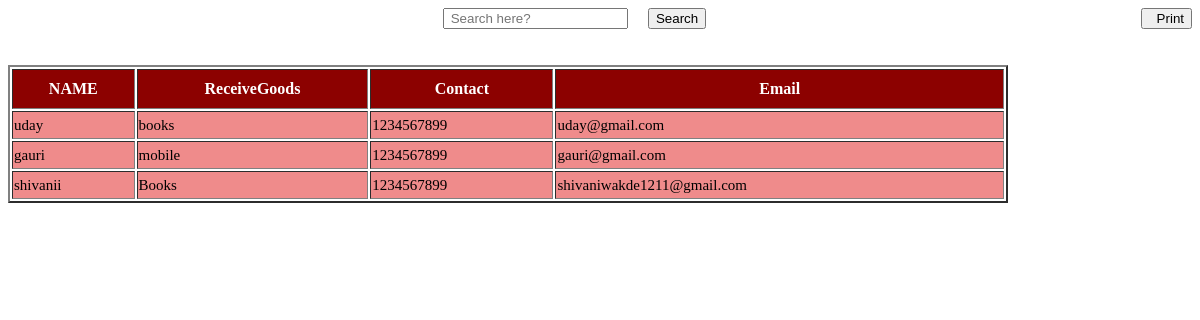
Page /donatedetailsdemo.php on the committed database.
### tables this page shows
CREATE TABLE `ngologin` (
  `Name` text NOT NULL,
  `ReceiveGoods` text NOT NULL,
  `Password` text NOT NULL
);

CREATE TABLE `ngosignin` (
  `NGOName` text NOT NULL,
  `Contact` int(10) NOT NULL,
  `Email` text NOT NULL,
  `Location` text NOT NULL,
  `Password` text NOT NULL,
  `ConfirmPassword` text NOT NULL
);

### donatedetailsdemo.php (the view, shortened to what this page needs)
<?php
if(isset($_POST['search']))
{
    $valueToSearch = $_POST['valueToSearch'];
    $query = "SELECT * FROM ngologin JOIN ngosignin ON ngologin.Name = ngosignin.NGOName WHERE CONCAT(Name,ReceiveGoods,Contact,Email,) LIKE '%".$valueToSearch."%'";
    $search_result = filterTable($query);
}
 else {
    $query = "SELECT * FROM  ngologin JOIN ngosignin ON ngologin.Name = ngosignin.NGOName";
    $search_result = filterTable($query);
}
function filterTable($query)
{
    $connect =mysqli_connect("localhost", "root", "", "ipfinal");
    $filter_Result = mysqli_query($connect, $query);
    return $filter_Result;
}
?>
<html>
<head>
  </head>
<body>
        <form action="datareport.php" method="post">
    <center>
          <div class="no-print">
            <input type="text" name="valueToSearch" placeholder=" Search here?">&nbsp;&nbsp;&nbsp;&nbsp;
            <input type="submit" class="btn btn-primary" name="search" value="Search">
             <button class="btn btn-primary" style="float:right;" onclick="window.print()">
              <span class="glyphicon glyphicon-print" aria-hidden="true"></span>&nbsp;&nbsp;Print</button>
            </div></center>
  <br><br>
   <div class="container">
   <table width="1000" border="2" class="table table-striped ">
      <thead bgcolor="#8c0100" style="color:white; font-size: 16px;">
                           <th height="40">NAME</th>
                               <th>ReceiveGoods</th>
                               <th>Contact</th>
                               <th>Email</th>
                             </thead>
      <tbody>
                          <?php while($row = mysqli_fetch_array($search_result)):?>
                   <tr bgcolor="#ef8b8b"  style="font-size: 15px;">
                              <td height="28"><?php echo $Name=$row['Name']; ?></td>
                              <td><?php echo $ReceiveGoods=$row['ReceiveGoods']; ?></td>
                              <td><?php echo $Contact=$row['Contact']; ?></td>
                              <td><?php echo $Email=$row['Email']; ?></td>
                   </tr>
                 <?php endwhile;?>
           </tbody>
    </table>
        </form>
    </body>
</html>

### rows in the picture
ngologin: Name "uday", ReceiveGoods "books", ngosignin.Contact "1234567899", ngosignin.Email "uday@gmail.com"
ngologin: Name "gauri", ReceiveGoods "mobile", ngosignin.Contact "1234567899", ngosignin.Email "gauri@gmail.com"
ngologin: Name "shivanii", ReceiveGoods "Books", ngosignin.Contact "1234567899", ngosignin.Email "shivaniwakde1211@gmail.com"
